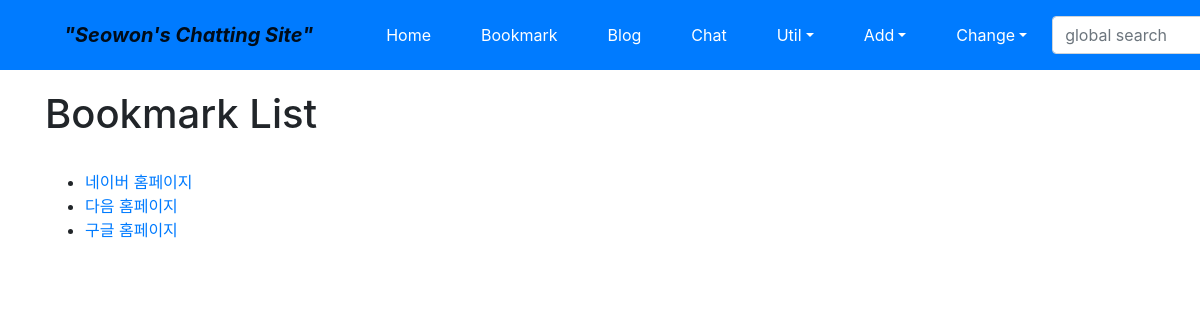
Page /bookmark/ on the earlier database version.
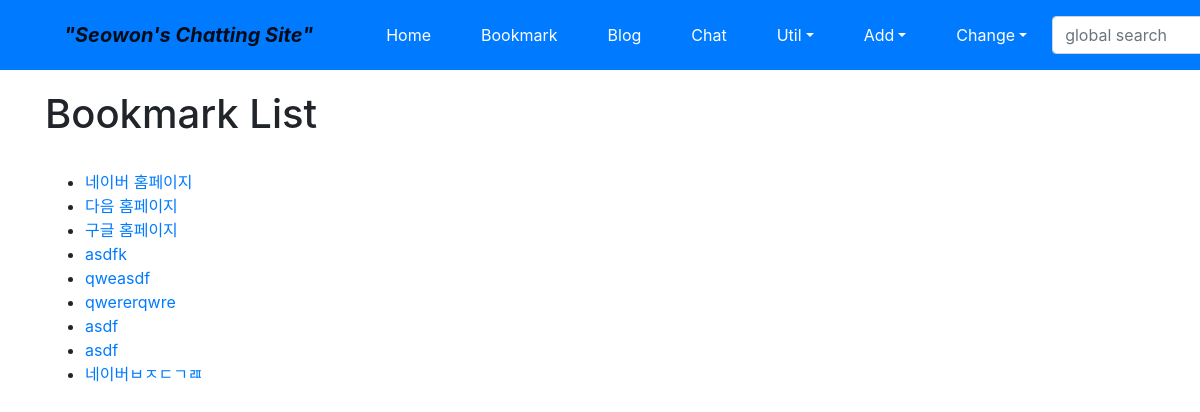
Same page on the later database version.
### bookmark/models.py (models this page shows)
class Bookmark(models.Model):
	title = models.CharField('TITLE', max_length=100, blank=True)
	url = models.URLField('URL', unique=False)
	owner = models.ForeignKey(User, on_delete=models.CASCADE, blank=True, null=True)
	def __str__(self):
		return self.title

### bookmark/views.py (the view)
# urls.py: path('', views.BookmarkLV.as_view(), name = 'index'),
class BookmarkLV(ListView):
	model = Bookmark

### bookmark/templates/bookmark/bookmark_list.html (shortened to what this page needs)
{% extends "base.html" %}
{% block content %}
<h1>Bookmark List</h1>
<br>
<ul>
	{% for bookmark in object_list %}
		<li>
		<a href="{% url 'bookmark:detail' bookmark.id %}">{{ bookmark }}</a>
		</li>
	{% endfor %}
</ul>
{% endblock %}

Differences in the rows shown:
added Bookmark: title "asdfk"
added Bookmark: title "qweasdf"
added Bookmark: title "qwererqwre"
added Bookmark: title "asdf"
added Bookmark: title "asdf"
added Bookmark: title "네이버ㅂㅈㄷㄱㄿ"
